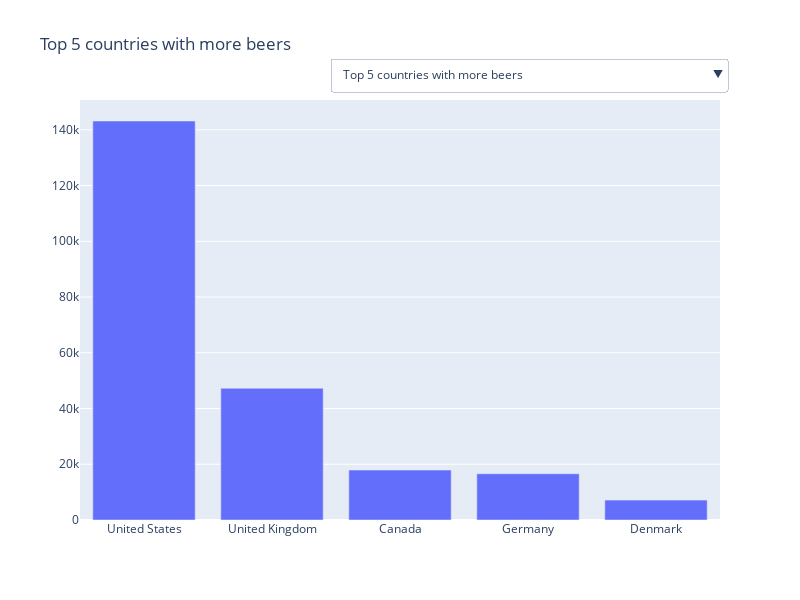

This figure's notebook cell:
### Code cell
presentation.plot_top_5()

### Figure 1 — Plotly figure (JSON) as saved in the notebook; plotly's stock layout.template omitted (floating-point values rounded to 4 significant figures)
{"data": [{"name": "Beers", "type": "bar", "x": ["United States", "United Kingdom", "Canada", "Germany", "Denmark"], "y": [143157, 47274, 17925, 16583, 7131]}, {"name": "Users", "type": "bar", "visible": false, "x": ["United States", "Canada", "United Kingdom", "Australia", "Poland"], "y": [25717, 3048, 2941, 1355, 1288]}, {"name": "Breweries", "type": "bar", "visible": false, "x": ["United States", "United Kingdom", "Germany", "Italy", "Canada"], "y": [5658, 2175, 1806, 787, 717]}, {"name": "Ratings by user country", "type": "bar", "visible": false, "x": ["United States", "Denmark", "United Kingdom", "Canada", "Sweden"], "y": [2971041, 546124, 496158, 490043, 262688]}, {"name": "Ratings by brewery country", "type": "bar", "visible": false, "x": ["United States", "United Kingdom", "Belgium", "Germany", "Canada"], "y": [2755858, 696533, 580500, 456666, 302641]}], "layout": {"barmode": "group", "height": 600, "title": {"text": "Top 5 countries with more beers"}, "updatemenus": [{"active": 0, "buttons": [{"args": [{"visible": [true, false, false, false, false]}, {"title": "Top 5 countries with more beers"}], "label": "Top 5 countries with more beers", "method": "update"}, {"args": [{"visible": [false, true, false, false, false]}, {"title": "Top 5 countries with more users"}], "label": "Top 5 countries with more users", "method": "update"}, {"args": [{"visible": [false, false, true, false, false]}, {"title": "Top 5 countries with more breweries"}], "label": "Top 5 countries with more breweries", "method": "update"}, {"args": [{"visible": [false, false, false, true, false]}, {"title": "Top 5 countries with more ratings based on the user country"}], "label": "Top 5 countries with more ratings based on the user country", "method": "update"}, {"args": [{"visible": [false, false, false, false, true]}, {"title": "Top 5 countries with more ratings based on the brewery country"}], "label": "Top 5 countries with more ratings based on the brewery country", "method": "update"}], "x": 0.7, "xanchor": "center", "y": 1.1, "yanchor": "top"}], "width": 800}}
